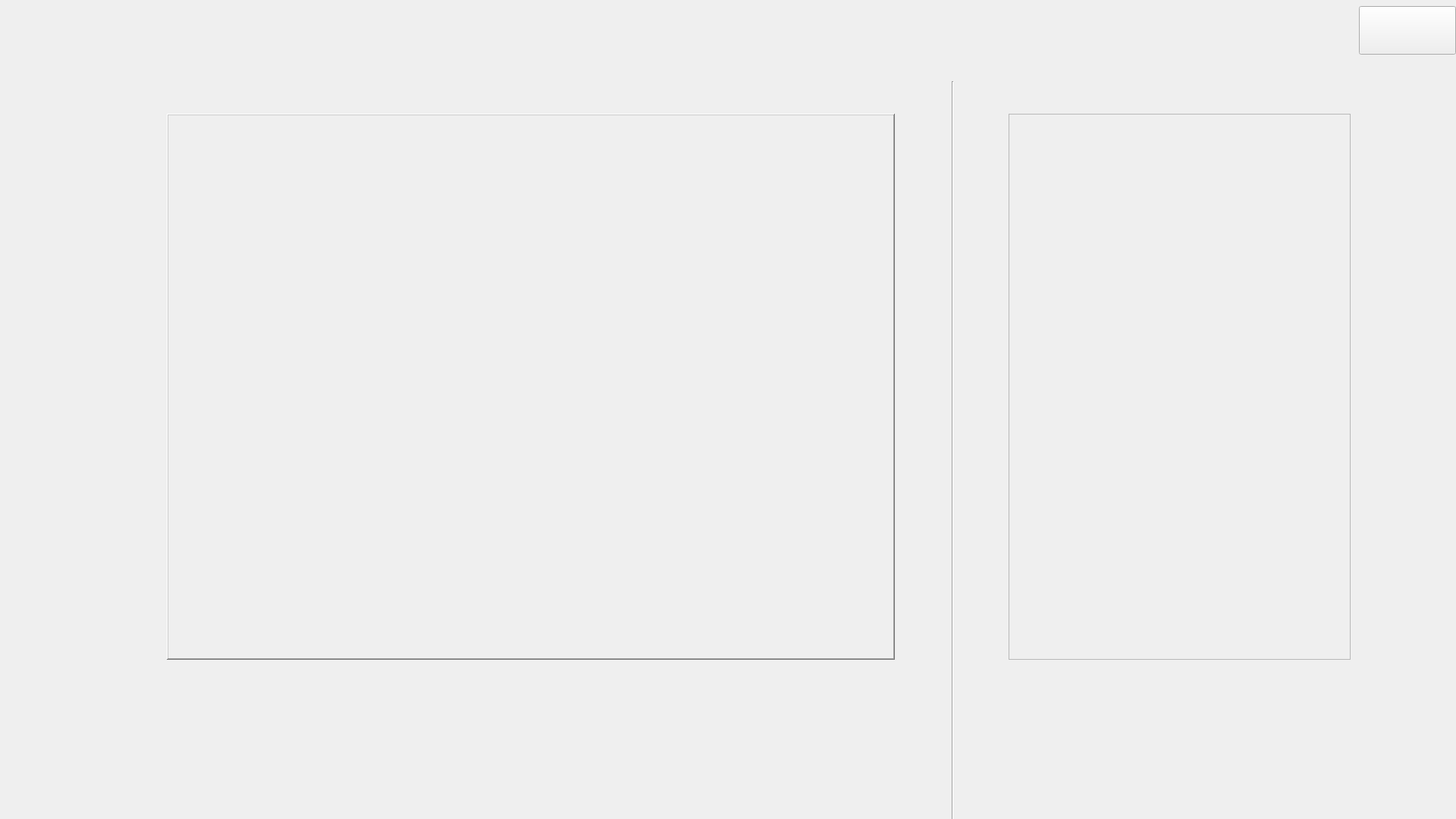
<?xml version="1.0" encoding="UTF-8"?>
<ui version="4.0">
 <class>WheatherWindow</class>
 <widget class="QMainWindow" name="WheatherWindow">
  <property name="geometry">
   <rect>
    <x>0</x>
    <y>0</y>
    <width>1920</width>
    <height>1080</height>
   </rect>
  </property>
  <property name="minimumSize">
   <size>
    <width>60</width>
    <height>60</height>
   </size>
  </property>
  <property name="contextMenuPolicy">
   <enum>Qt::DefaultContextMenu</enum>
  </property>
  <property name="windowTitle">
   <string>MainWindow</string>
  </property>
  <property name="autoFillBackground">
   <bool>false</bool>
  </property>
  <property name="styleSheet">
   <string notr="true"/>
  </property>
  <property name="iconSize">
   <size>
    <width>60</width>
    <height>60</height>
   </size>
  </property>
  <widget class="QWidget" name="centralwidget">
   <widget class="QLabel" name="pictureLabelbackground">
    <property name="geometry">
     <rect>
      <x>220</x>
      <y>150</y>
      <width>960</width>
      <height>720</height>
     </rect>
    </property>
    <property name="contextMenuPolicy">
     <enum>Qt::DefaultContextMenu</enum>
    </property>
    <property name="frameShape">
     <enum>QFrame::WinPanel</enum>
    </property>
    <property name="frameShadow">
     <enum>QFrame::Raised</enum>
    </property>
    <property name="text">
     <string/>
    </property>
   </widget>
   <widget class="QPushButton" name="exitButton">
    <property name="geometry">
     <rect>
      <x>1792</x>
      <y>8</y>
      <width>128</width>
      <height>64</height>
     </rect>
    </property>
    <property name="focusPolicy">
     <enum>Qt::NoFocus</enum>
    </property>
    <property name="text">
     <string/>
    </property>
   </widget>
   <widget class="QLabel" name="wheatherbox">
    <property name="geometry">
     <rect>
      <x>1330</x>
      <y>150</y>
      <width>451</width>
      <height>720</height>
     </rect>
    </property>
    <property name="font">
     <font>
      <family>宋体</family>
      <pointsize>20</pointsize>
      <underline>false</underline>
     </font>
    </property>
    <property name="frameShape">
     <enum>QFrame::StyledPanel</enum>
    </property>
    <property name="text">
     <string/>
    </property>
    <property name="textFormat">
     <enum>Qt::AutoText</enum>
    </property>
   </widget>
   <widget class="Line" name="line">
    <property name="geometry">
     <rect>
      <x>1255</x>
      <y>107</y>
      <width>3</width>
      <height>1080</height>
     </rect>
    </property>
    <property name="orientation">
     <enum>Qt::Vertical</enum>
    </property>
   </widget>
   <widget class="QLabel" name="backgroundlabel">
    <property name="geometry">
     <rect>
      <x>0</x>
      <y>0</y>
      <width>1920</width>
      <height>1080</height>
     </rect>
    </property>
    <property name="font">
     <font>
      <family>华文行楷</family>
      <pointsize>24</pointsize>
     </font>
    </property>
    <property name="frameShape">
     <enum>QFrame::NoFrame</enum>
    </property>
    <property name="text">
     <string/>
    </property>
   </widget>
   <widget class="QLabel" name="teammumber">
    <property name="geometry">
     <rect>
      <x>1680</x>
      <y>920</y>
      <width>200</width>
      <height>120</height>
     </rect>
    </property>
    <property name="font">
     <font>
      <family>Rage Italic</family>
      <pointsize>20</pointsize>
      <underline>false</underline>
     </font>
    </property>
    <property name="contextMenuPolicy">
     <enum>Qt::DefaultContextMenu</enum>
    </property>
    <property name="frameShape">
     <enum>QFrame::NoFrame</enum>
    </property>
    <property name="text">
     <string/>
    </property>
    <property name="textFormat">
     <enum>Qt::AutoText</enum>
    </property>
   </widget>
   <widget class="QLabel" name="head">
    <property name="geometry">
     <rect>
      <x>0</x>
      <y>0</y>
      <width>1920</width>
      <height>80</height>
     </rect>
    </property>
    <property name="frameShape">
     <enum>QFrame::NoFrame</enum>
    </property>
    <property name="text">
     <string/>
    </property>
   </widget>
   <widget class="QLabel" name="PictureLabel">
    <property name="geometry">
     <rect>
      <x>250</x>
      <y>180</y>
      <width>900</width>
      <height>660</height>
     </rect>
    </property>
    <property name="text">
     <string/>
    </property>
   </widget>
   <zorder>backgroundlabel</zorder>
   <zorder>pictureLabelbackground</zorder>
   <zorder>wheatherbox</zorder>
   <zorder>line</zorder>
   <zorder>teammumber</zorder>
   <zorder>head</zorder>
   <zorder>exitButton</zorder>
   <zorder>PictureLabel</zorder>
  </widget>
 </widget>
 <resources/>
 <connections/>
</ui>
